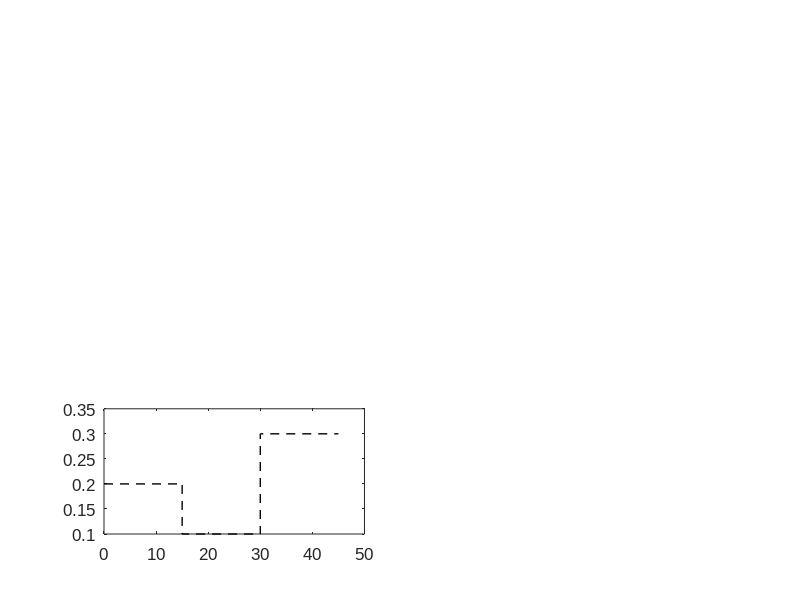

Here is the MATLAB script that generated this plot: (Note: this script raises an error after producing the figure.)
% Solve RNA clock
%close all,clc, clear all
% Bistable parametrs
h = 3600;
uM = 10^(-6);
uMh = uM*h;
zz = 3;
F = 4;
SC = 1; % 100
% Kinetic rate of biocontroller
kc = 20.*10^(-4)*h/4*F;
thc = 20.*10^(-4)*h/4*1.*F;
bc = 3*10^(4)*uMh*2*SC;  % 1 - 10 - 100
ac = 3*10^(4)*uMh*2*SC;  % 1 - 10 - 100
phc = log(2)*60/30; % 1 1/5 1/10 
gc = 3*10^4*uMh*1;
ut = 0.5*1; % 1 5 10
pP = [kc thc phc gc]; % 1-4
pI = [kc thc bc ac phc gc ut]; % 5-11

% Kinetic rate of biocontroller plant
as = 20.*10^(-4)*h*.5/1;
ks = .2/1; % /2
phs = log(2)*60/3;
trs = .23*60/4*1; %*2
ds = log(2)*60/30;
ns = 2;
yt = 0.6;
pS = [as ks phs trs ds ns]; % 12-17

r1 = 0.1/1.*1; % 2 3 4
R1 = thc*r1/kc;

var = {'\kappa_c','\beta_c','\alpha_c','\phi_c','\gamma_c', 'u^{tot}', ...
    '\kappa_s','\beta_s','\alpha_s','\phi_s','\gamma_s','\theta_s','y^{tot}','w^{tot}'};
set(0,'DefaultAxesFontName', 'Arial')
set(0,'DefaultAxesFontSize', 12)

c1 = 0;% proportional 
c2 = 1;% Integral
p = [pP pI pS c1 c2 r1];

tf=15;
tspan =[0 tf];

options = odeset('AbsTol',10^-6);
% T1 A1 R1 T2 A2 R2 T5 T6 R5 R6
x0 = [0 0 0 0 0 0 0 ];

Color1 = [255,231,77;93 175 219;177 209 111]/255;

%% Tracking 
r1 = 0.2/1.;
r2 = 0.1/1.;
r3 = 0.3/1.;

R1 = thc*r1/kc;
R2 = thc*r2/kc;
R3 = thc*r3/kc;

font_size = 12;
hFig=figure(2);
set(hFig,'Units','inches', 'Position', [0 100 7 2*3])
subplot(3,2,2*(zz-1)+1)
plot([0 tf tf 2*tf 2*tf 3*tf],[R1 R1 R2 R2 R3 R3],'k--','LineWidth',1),hold on

% Proportional action only
pS(1) = as;p = [pP pI pS 1 0 r1];
% Solve the system
[t1,s1] = ode23s(@(t,x) ODE_Integral_ClosedLoop(t,x,p),tspan,x0,options);
x01 =s1(end,:);
p(end) = r2;
[t2,s2] = ode23s(@(t,x) ODE_Integral_ClosedLoop(t,x,p),tspan,x01,options);
t0 = [t1 ;t2+ t1(end)];
s0 = [s1;s2];
x02 =s2(end,:);
p(end) = r3;
[t3,s3] = ode23s(@(t,x) ODE_Integral_ClosedLoop(t,x,p),tspan,x02,options);
t0 = [t0 ;t3+ t0(end)];
s0 = [s0;s3];
% Plot 1
plot(t0,s0(:,7),'Color',Color1(1,:),'LineWidth',2)

% Integral action only
p = [pP pI pS 0 1 r1];
% Solve the system
[t1,s1] = ode23s(@(t,x) ODE_PI_ClosedLoop(t,x,p),tspan,x0,options);
x01 =s1(end,:);
p(end) = r2;
[t2,s2] = ode23s(@(t,x) ODE_PI_ClosedLoop(t,x,p),tspan,x01,options);
t0 = [t1 ;t2+ t1(end)];
s0 = [s1;s2];
x02 =s2(end,:);
p(end) = r3;
[t3,s3] = ode23s(@(t,x) ODE_PI_ClosedLoop(t,x,p),tspan,x02,options);
t0 = [t0 ;t3+ t0(end)];
s0 = [s0;s3];
% Plot 1
plot(t0,s0(:,7),'Color',Color1(2,:),'LineWidth',2)


legend('r','MS','BM')
hold off
ax = gca;
ax.XTick = [0 tf 2*tf 3*tf ];
ax.YTick = [0 R2  R1 R3 yt];
xlim([0 3*tf]),ylim([0 yt])

set(gca,'FontUnits','points',...
    'FontWeight','normal','FontSize',font_size,'FontName','Arial')
xlabel('time (h)','interpreter','latex','FontUnits','points',...
    'FontSize',font_size,'FontName','Arial')
ylabel('$y$ $(\mu M)$','interpreter','latex','FontUnits','points',...
    'FontSize',font_size,'FontName','Arial')

%% Tracking with non-ideal controller

%% Tracking 
r1 = 0.2/1.;
r2 = 0.1/1.;
r3 = 0.3/1.;

R1 = thc*r1/kc;
R2 = thc*r2/kc;
R3 = thc*r3/kc;

font_size = 12;
% hFig=figure(3);
% set(hFig,'Units','inches', 'Position', [0 5 3.5 2])
subplot(3,2,2*(zz-1)+2)
plot([0 tf tf 2*tf 2*tf 3*tf],[R1 R1 R2 R2 R3 R3],'k--','LineWidth',1),hold on

% Proportional action only
pS(1) = as;p = [pP pI pS 1 0 r1];
% Solve the system
[t1,s1] = ode23s(@(t,x) ODE_Integral_ClosedLoopDycU(t,x,p),tspan,x0,options);
x01 =s1(end,:);
p(end) = r2;
[t2,s2] = ode23s(@(t,x) ODE_Integral_ClosedLoopDycU(t,x,p),tspan,x01,options);
t0 = [t1 ;t2+ t1(end)];
s0 = [s1;s2];
x02 =s2(end,:);
p(end) = r3;
[t3,s3] = ode23s(@(t,x) ODE_Integral_ClosedLoopDycU(t,x,p),tspan,x02,options);
t0 = [t0 ;t3+ t0(end)];
s0 = [s0;s3];
% Plot 1
plot(t0,s0(:,7),'Color',Color1(1,:),'LineWidth',2)

% Integral action only
p = [pP pI pS 0 1 r1];
% Solve the system
[t1,s1] = ode23s(@(t,x) ODE_Integral_ClosedLoopDycU(t,x,p),tspan,x0,options);
x01 =s1(end,:);
p(end) = r2;
[t2,s2] = ode23s(@(t,x) ODE_Integral_ClosedLoopDycU(t,x,p),tspan,x01,options);
t0 = [t1 ;t2+ t1(end)];
s0 = [s1;s2];
x02 =s2(end,:);
p(end) = r3;
[t3,s3] = ode23s(@(t,x) ODE_Integral_ClosedLoopDycU(t,x,p),tspan,x02,options);
t0 = [t0 ;t3+ t0(end)];
s0 = [s0;s3];
% Plot 1
plot(t0,s0(:,7),'Color',Color1(2,:),'LineWidth',2)

hold off

% legend('r','MS','BM')

ax = gca;
ax.XTick = [0 tf 2*tf 3*tf ];
ax.YTick = [0 R2  R1 R3 yt];
xlim([0 3*tf]),ylim([0 yt])

% legend('ref','MS','Brink')
set(gca,'FontUnits','points',...
    'FontWeight','normal','FontSize',font_size,'FontName','Arial')
xlabel('time (h)','interpreter','latex','FontUnits','points',...
    'FontSize',font_size,'FontName','Arial')
ylabel('$y$ $(\mu M)$','interpreter','latex','FontUnits','points',...
    'FontSize',font_size,'FontName','Arial')